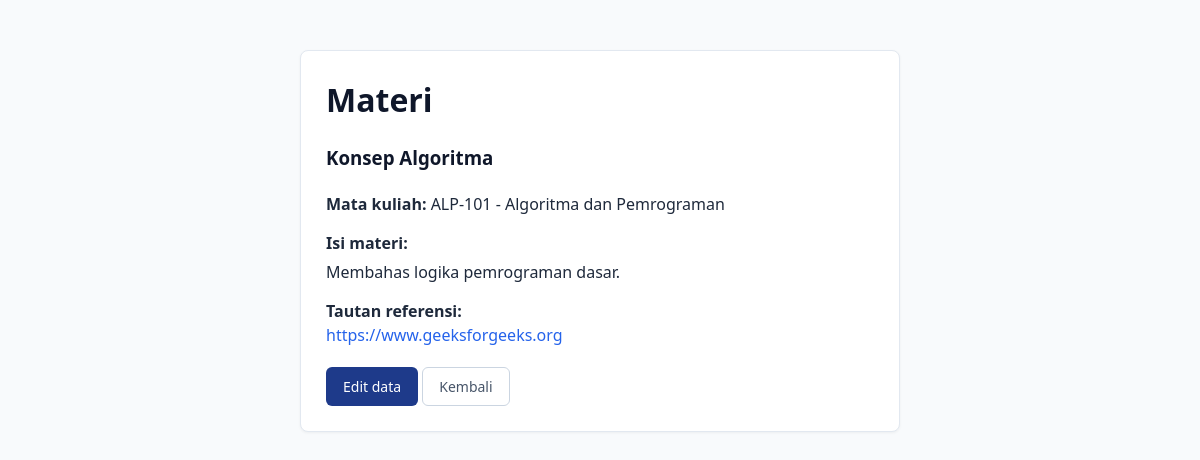
Page /detail_materi.php?id=2 on the committed database.
### tables this page shows
CREATE TABLE materi (
    id INT UNSIGNED AUTO_INCREMENT PRIMARY KEY,
    mata_kuliah_id INT UNSIGNED NOT NULL,
    judul VARCHAR(150) NOT NULL,
    isi TEXT NOT NULL,
    tautan VARCHAR(255) NOT NULL,
    FOREIGN KEY(mata_kuliah_id) REFERENCES mata_kuliah(id) ON DELETE RESTRICT
);

CREATE TABLE mata_kuliah (
    id INT UNSIGNED AUTO_INCREMENT PRIMARY KEY,
    kode VARCHAR(20) NOT NULL UNIQUE,
    nama VARCHAR(100) NOT NULL,
    dosen VARCHAR(100) NOT NULL,
    semester TINYINT UNSIGNED NOT NULL
);

### detail_materi.php (the view, shortened to what this page needs)
<?php
require 'koneksi.php';
$id = filter_var($_GET['id'] ?? '', FILTER_VALIDATE_INT);
$query = "SELECT m.id, m.judul, m.isi, m.tautan, mk.kode, mk.nama AS nama_mk
          FROM materi m
          JOIN mata_kuliah mk ON m.mata_kuliah_id = mk.id
          WHERE m.id = ?";
$stmt = $conn->prepare($query);
$stmt->bind_param("i", $id);
$stmt->execute();
$res = $stmt->get_result();
$data = $res->fetch_assoc();
?>
<!DOCTYPE html>
<html lang="id">
<head>
    <link rel="stylesheet" href="style.css">
</head>
<body>
    <div class="form-box">
        <h1>Materi</h1>
        <h3><?= htmlspecialchars($data['judul']) ?></h3>
        <p style="margin-bottom: 15px;"><strong>Mata kuliah:</strong> <?= htmlspecialchars($data['kode']) ?> - <?= htmlspecialchars($data['nama_mk']) ?></p>
        <div style="margin-bottom: 15px;">
            <strong>Isi materi:</strong>
            <p style="margin-top: 5px; white-space: pre-line;"><?= htmlspecialchars($data['isi']) ?></p>
        </div>
        <p style="margin-bottom: 20px;">
            <strong>Tautan referensi:</strong><br>
            <a href="<?= htmlspecialchars($data['tautan']) ?>" target="_blank" rel="noopener noreferrer"><?= htmlspecialchars($data['tautan']) ?></a>
        </p>
        <div>
            <a href="edit_materi.php?id=<?= $id ?>" class="btn btn-primary">Edit data</a>
            <a href="daftar_materi.php" class="btn btn-secondary">Kembali</a>
        </div>
    </div>
</body>
</html>

### style.css (style rules this page uses)
* { box-sizing: border-box; margin: 0; padding: 0; }
body { font-family: 'Segoe UI', Tahoma, Geneva, Verdana, sans-serif; background-color: #f8fafc; color: #1e293b; line-height: 1.5; padding: 30px; max-width: 1000px; margin: 0 auto; }
h1, h2, h3 { color: #0f172a; margin-bottom: 20px; font-weight: 600; }
a { color: #2563eb; text-decoration: none; }
.btn { display: inline-block; padding: 8px 16px; font-size: 14px; font-weight: 500; border-radius: 6px; border: 1px solid transparent; cursor: pointer; text-decoration: none; transition: background-color 0.2s; }
.btn-primary { background-color: #1e3a8a; color: #ffffff; }
.btn-secondary { background-color: #ffffff; color: #475569; border-color: #cbd5e1; }
.form-box { background: #ffffff; border: 1px solid #e2e8f0; padding: 25px; border-radius: 8px; max-width: 600px; margin: 20px auto; box-shadow: 0 1px 3px rgba(0, 0, 0, 0.05); }

### rows in the picture
materi: judul "Konsep Algoritma", mata_kuliah.kode "ALP-101", mata_kuliah.nama "Algoritma dan Pemrograman", isi "Membahas logika pemrograman dasar.", tautan "https://www.geeksforgeeks.org"
